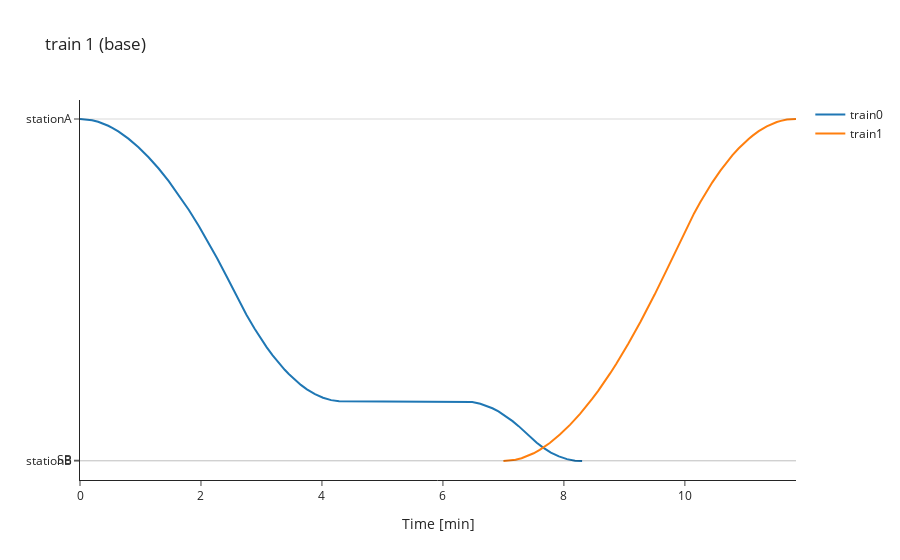

Source (notebook cell):
### Code cell
sim.space_time_chart_plotly(1, points_to_show=['signal','station'], eco_or_base='base')
